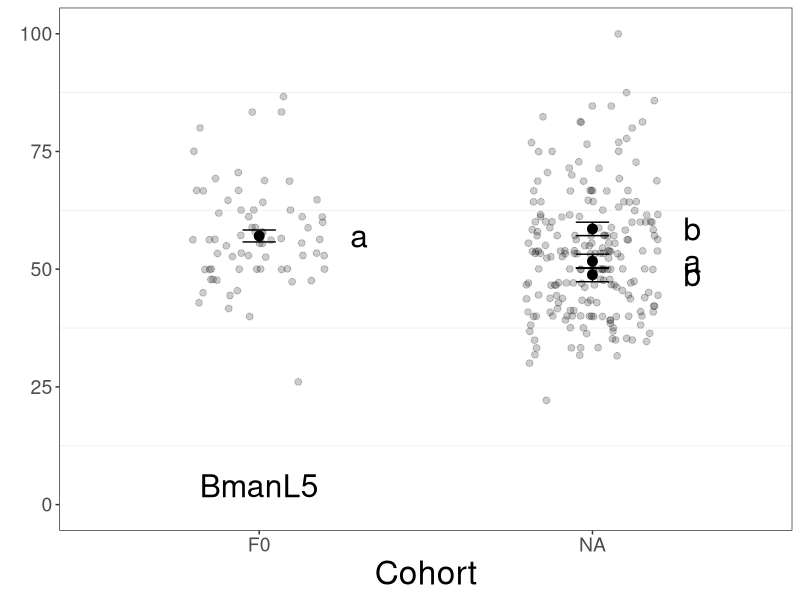
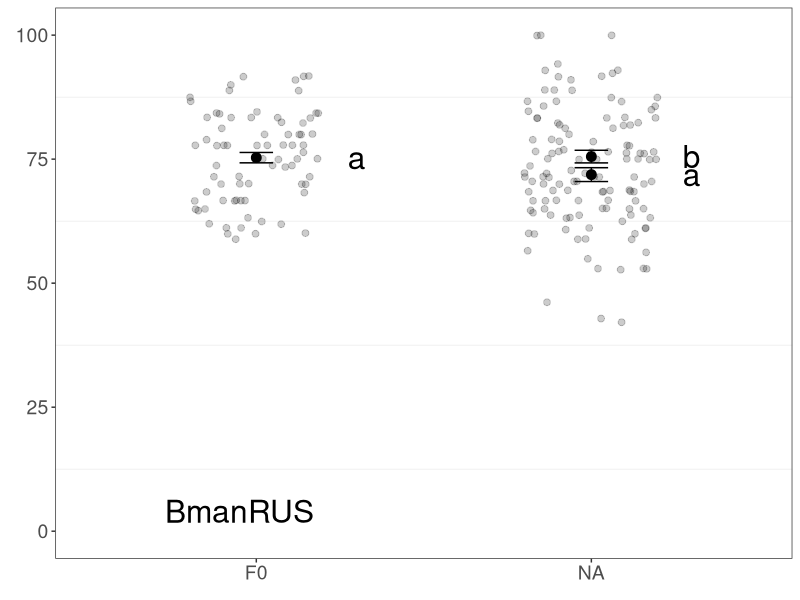
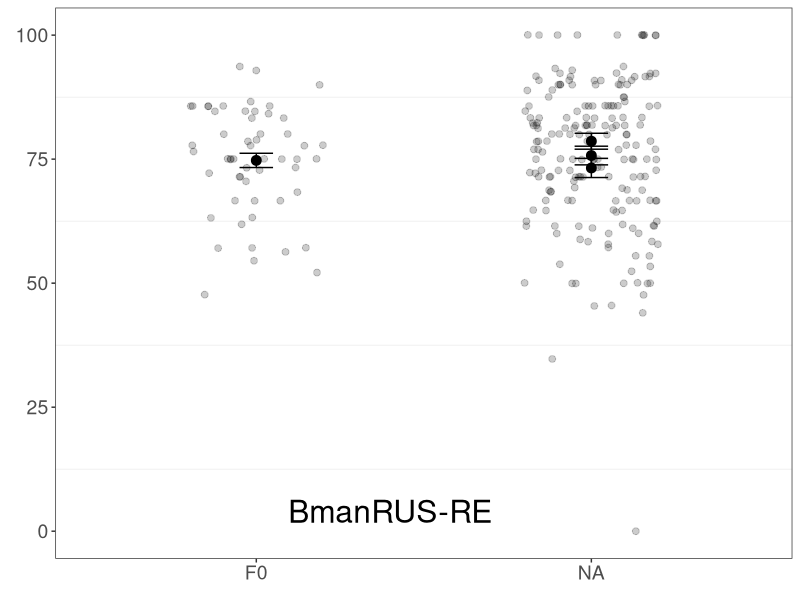
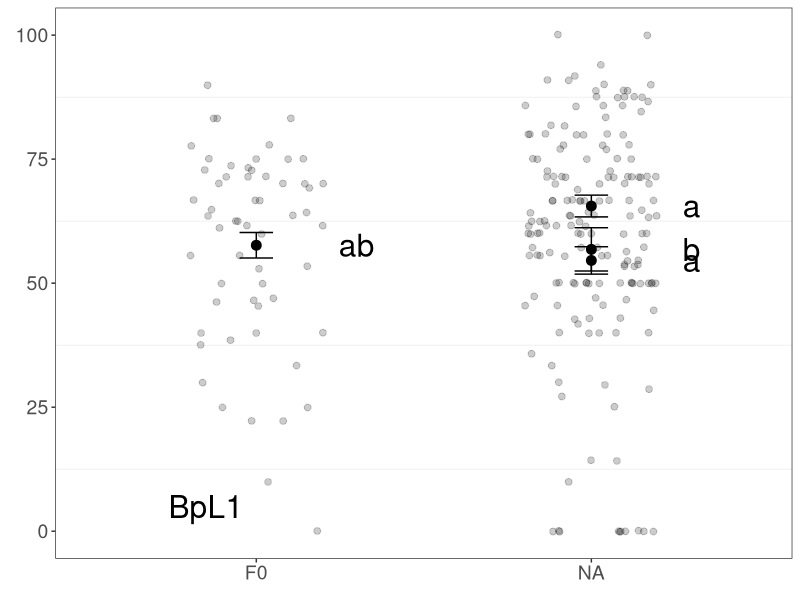
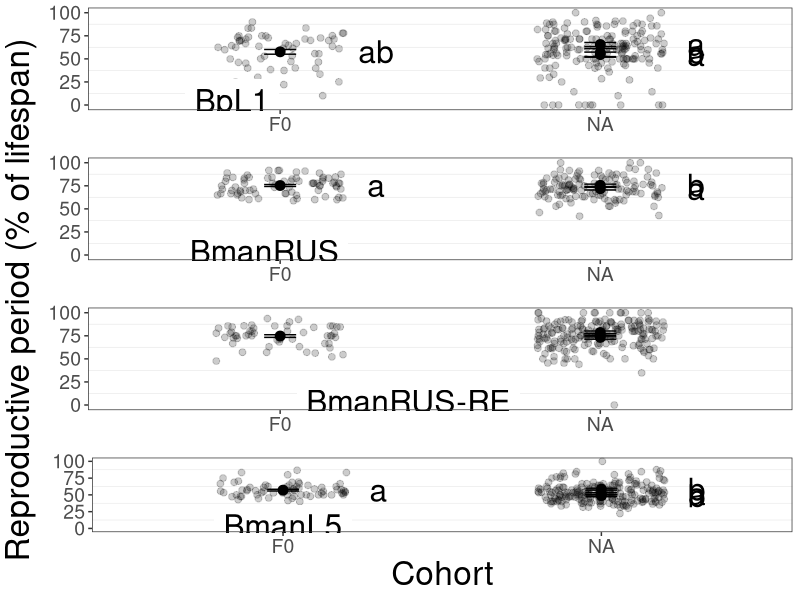

Source code (R) for these figures, in order:
# Code for visualizing and analyzing reproductive period data: measured as days carrying eggs (and as a percent of the lifespan)

# Required packages:

library(tidyverse)
library(reshape2)
library(car)
library(grid)
library(ggpubr)

# Loading and reformatting data--------------------------------------------------------------------

rep_data <- read_csv("rep_period.csv")

# Changing the order of the factors
rep_data <- rep_data[with(rep_data, order(generation, maternal_age, strain)),]

# Removing censored individuals (we did not measure their full reproductive period)
rep_data_no_censor <- filter(rep_data, censor != 0)

# Modifying the dataset from wide to long format (needed for plotting and analysis):
rep_long_nc <- melt(data = rep_data_no_censor,
                    id.vars = c("generation", "maternal_age", "strain", "plate", "well"),
                    variable.name = "day",
                    value.name = "num_rep_days")
rep_long_nc <- filter(rep_long_nc, day != "censor")

# Calculating the reproductive period in days and as a percent of the lifespan, per individual
rep_per_ind <- rep_long_nc %>%
  group_by(generation, maternal_age, strain, plate, well) %>%
  summarize(rep_time = sum(num_rep_days, na.rm = TRUE),
            length = length(num_rep_days[!is.na(num_rep_days)]),
            percent_rep = (rep_time/length)*100)

# Calculating summary statistics across individuals
rep_summary <- rep_per_ind %>%
  group_by(generation, maternal_age, strain) %>%
  summarize(
    mean_perc=mean(percent_rep, na.rm = TRUE), 
    med_perc=median(percent_rep, na.rm = TRUE),
    SE_perc=sd(percent_rep, na.rm =TRUE)/sqrt(length(!is.na(percent_rep))),
    mean_days=mean(rep_time, na.rm=TRUE),
    SE_days=sd(rep_time, na.rm =TRUE)/sqrt(length(!is.na(rep_time))),
    med_days=median(rep_time, na.rm=TRUE),
    n = length(percent_rep))
rep_summary

rep_per_ind$maternal_age <- factor(rep_per_ind$maternal_age)
rep_summary$maternal_age <- factor(rep_summary$maternal_age)

rep_per_ind$final_line <- paste(rep_per_ind$generation,
                                   rep_per_ind$maternal_age,
                                   rep_per_ind$strain)

rep_summary$final_line <- paste(rep_summary$generation,
                               rep_summary$maternal_age,
                               rep_summary$strain)

# Statistics: -------------------------------------------------------------------

# BmanL5:
rep_per_ind_L5 <- filter(rep_per_ind, strain == "L5")

kruskal.test(percent_rep ~ final_line, data = rep_per_ind_L5)
pairwise.wilcox.test(rep_per_ind_L5$percent_rep, rep_per_ind_L5$final_line,
                     p.adjust.method = "BH")

# BmanRUS:
rep_per_ind_RUS <- filter(rep_per_ind, strain == "RUS")

kruskal.test(percent_rep ~ final_line, data = rep_per_ind_RUS)
pairwise.wilcox.test(rep_per_ind_RUS$percent_rep, rep_per_ind_RUS$final_line,
                     p.adjust.method = "BH")

# BmanRUS-RE:
rep_per_ind_RUS_RE <- filter(rep_per_ind, strain == "RUS-RE")

kruskal.test(percent_rep ~ final_line, data = rep_per_ind_RUS_RE)
pairwise.wilcox.test(rep_per_ind_RUS_RE$percent_rep, rep_per_ind_RUS_RE$final_line,
                     p.adjust.method = "BH")

# BpL1:
rep_per_ind_BpL1 <- filter(rep_per_ind, strain == "BpL1")

kruskal.test(percent_rep ~ final_line, data = rep_per_ind_BpL1)
pairwise.wilcox.test(rep_per_ind_BpL1$percent_rep, rep_per_ind_BpL1$final_line,
                     p.adjust.method = "BH")

# Figures: ----------------------------------------------------------------------

# BmanL5:

wilcox_L5 <- c("a","a","b","b")

rep_sum_L5 <- filter(rep_summary, strain == "L5")

rep_sum_L5$final_line <- factor(rep_sum_L5$final_line, levels = c("F0 NA L5", "F1 3 L5", "F1 6 L5", "F1 10 L5"), labels = c("F0", "Y", "M","O"))

rep_per_ind_L5$final_line <- factor(rep_per_ind_L5$final_line, levels = c("F0 NA L5", "F1 3 L5", "F1 6 L5", "F1 10 L5"), labels = c("F0", "Y", "M","O"))

# Plotting the mean and SE
rep_raw <- ggplot(data = rep_sum_L5, mapping = aes(x = final_line, y = mean_perc))+
  geom_point(size = 3) +
  geom_errorbar(data = rep_sum_L5, 
                aes(x = final_line, ymin=mean_perc-SE_perc, ymax=mean_perc+SE_perc), width=0.1) +
  geom_text(label=wilcox_L5, 
            nudge_x = 0.3,
            size = 8)

# Plotting the raw data points
rep_combo <- rep_raw +
  geom_jitter(data = rep_per_ind_L5, aes(x = final_line, y = percent_rep),
              width=.2, alpha=0.2, size = 2) +
  geom_label(
    label="BmanL5", 
    size = 8,
    x=1,
    y=4,
    label.size = 0,
    color = "black")

rep_L5_plot <- rep_combo + 
  ylab(element_blank()) +
  xlab("Cohort") +
  ylim(c(-0.5,100.5)) +
  theme_bw() +
  theme(panel.grid.major = element_blank(),
        axis.title=element_text(size=24), 
        axis.text=element_text(size=14))
rep_L5_plot

# BmanRUS:

wilcox_RUS <- c("a","a","b")

rep_sum_RUS <- filter(rep_summary, strain == "RUS")

rep_sum_RUS$final_line <- factor(rep_sum_RUS$final_line, levels = c("F0 NA RUS", "F1 3 RUS", "F1 11 RUS"), labels = c("F0", "Y","O"))

rep_per_ind_RUS$final_line <- factor(rep_per_ind_RUS$final_line, levels = c("F0 NA RUS", "F1 3 RUS", "F1 11 RUS"), labels = c("F0", "Y","O"))

# Plotting the mean and SE
rep_raw <- ggplot(data = rep_sum_RUS, mapping = aes(x = final_line, y = mean_perc))+
  geom_point(size = 3) +
  geom_errorbar(data = rep_sum_RUS, 
                aes(x = final_line, ymin=mean_perc-SE_perc, ymax=mean_perc+SE_perc), width=0.1) +
  geom_text(label=wilcox_RUS, 
            nudge_x = 0.3,
            size = 8)

# Plotting the raw data points
rep_combo <- rep_raw +
  geom_jitter(data = rep_per_ind_RUS, aes(x = final_line, y = percent_rep),
              width=.2, alpha=0.2, size = 2) +
  geom_label(
    label="BmanRUS", 
    size = 8,
    x=0.95,
    y=4,
    label.size = 0,
    color = "black")

rep_RUS_plot <- rep_combo + 
  ylab(element_blank()) +
  xlab(element_blank()) +
  ylim(c(-0.5,100.5)) +
  theme_bw() +
  theme(panel.grid.major = element_blank(),
        axis.text=element_text(size=14))
rep_RUS_plot

# BmanRUS-RE:

rep_sum_RUS_RE <- filter(rep_summary, strain == "RUS-RE")

rep_sum_RUS_RE$final_line <- factor(rep_sum_RUS_RE$final_line, levels = c("F0 NA RUS-RE", "F1 3 RUS-RE", "F1 6 RUS-RE", "F1 10 RUS-RE"), labels = c("F0", "Y", "M","O"))

rep_per_ind_RUS_RE$final_line <- factor(rep_per_ind_RUS_RE$final_line, levels = c("F0 NA RUS-RE", "F1 3 RUS-RE", "F1 6 RUS-RE", "F1 10 RUS-RE"), labels = c("F0", "Y", "M","O"))

# Plotting the mean and SE
rep_raw <- ggplot(data = rep_sum_RUS_RE, mapping = aes(x = final_line, y = mean_perc))+
  geom_point(size = 3) +
  geom_errorbar(data = rep_sum_RUS_RE, 
                aes(x = final_line, ymin=mean_perc-SE_perc, ymax=mean_perc+SE_perc), width=0.1)

# Plotting the raw data points
rep_combo <- rep_raw +
  geom_jitter(data = rep_per_ind_RUS_RE, aes(x = final_line, y = percent_rep),
              width=.2, alpha=0.2, size = 2) +
  geom_label(
    label="BmanRUS-RE", 
    size = 8,
    x=1.4,
    y=4,
    label.size = 0,
    color = "black")

rep_RUS_RE_plot <- rep_combo + 
  ylab(element_blank()) +
  xlab(element_blank()) +
  ylim(c(-0.5,100.5)) +
  theme_bw() +
  theme(panel.grid.major = element_blank(),
        axis.text=element_text(size=14))
rep_RUS_RE_plot

# BpL1:

wilcox_bp <- c("ab","a","b","a")

rep_sum_BpL1 <- filter(rep_summary, strain == "BpL1")

rep_sum_BpL1$final_line <- factor(rep_sum_BpL1$final_line, levels = c("F0 NA BpL1", "F1 3 BpL1", "F1 6 BpL1", "F1 9 BpL1"), labels = c("F0", "Y", "M","O"))

rep_per_ind_BpL1$final_line <- factor(rep_per_ind_BpL1$final_line, levels = c("F0 NA BpL1", "F1 3 BpL1", "F1 6 BpL1", "F1 9 BpL1"), labels = c("F0", "Y", "M","O"))

# Plotting the mean and SE
rep_raw <- ggplot(data = rep_sum_BpL1, mapping = aes(x = final_line, y = mean_perc))+
  geom_point(size = 3) +
  geom_errorbar(data = rep_sum_BpL1, 
                aes(x = final_line, ymin=mean_perc-SE_perc, ymax=mean_perc+SE_perc), width=0.1) +
  geom_text(label=wilcox_bp, 
            nudge_x = 0.3,
            size = 8)

#plotting the raw data points
rep_combo <- rep_raw +
  geom_jitter(data = rep_per_ind_BpL1, aes(x = final_line, y = percent_rep),
              width=.2, alpha=0.2, size = 2) +
  geom_label(
    label="BpL1", 
    size = 8,
    x=0.85,
    y=5,
    label.size = 0,
    color = "black")

rep_Bp_plot <- rep_combo + 
  ylab(element_blank()) +
  xlab(element_blank()) +
  ylim(c(-0.5,100.5)) +
  theme_bw() +
  theme(panel.grid.major = element_blank(),
        axis.text=element_text(size=14))
rep_Bp_plot

# Reproducing the manuscript figure:

tiff("rep_period.tiff", units="in", width=6, height=12, res=1200)

rep_curves <- ggarrange(rep_Bp_plot, rep_RUS_plot,
                        rep_RUS_RE_plot, rep_L5_plot,
                        ncol = 1, nrow = 4,
                        labels = c())#,
                        #hjust = -0.25)

annotate_figure(rep_curves, left = textGrob("Reproductive period (% of lifespan)", 
                                            rot = 90, gp = gpar(fontsize = 24)))

dev.off()
